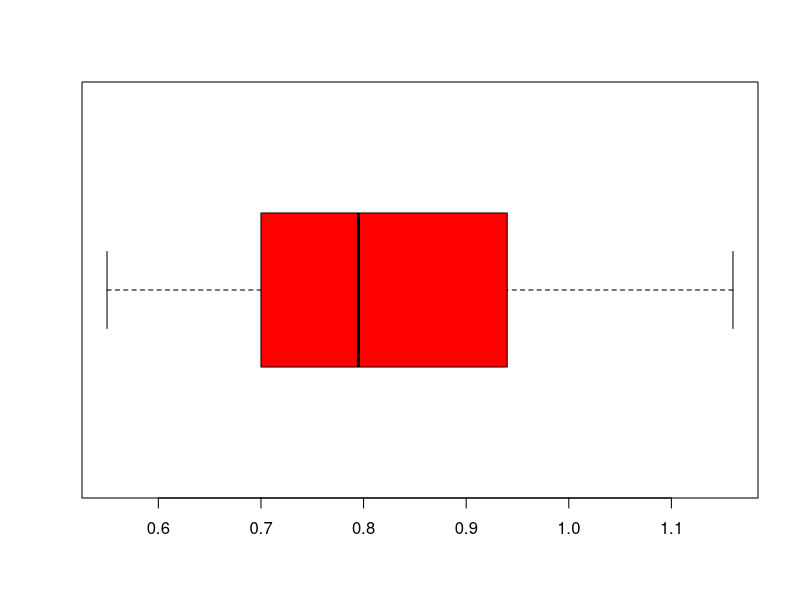
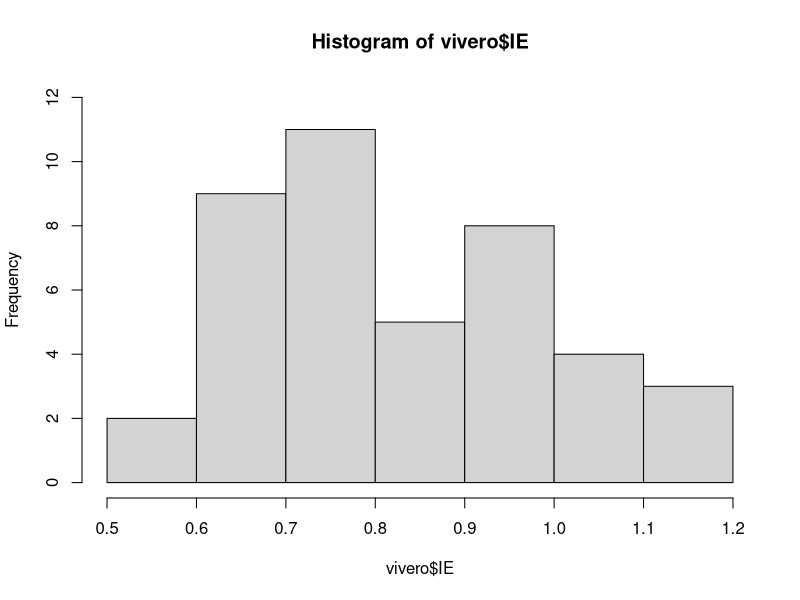

R code for these plots, in order:
# KeyMtz
# 09/02/2022
# Sesion semana 4 Sala de computo 

# Importar datos

# Importar datos ----------------------------------------------------------

vivero <- read.csv("Clases/BD_vivero.csv" , header = TRUE)

#Estadistica descriptiva

# Estadistica descriptiva -------------------------------------------------

#Medidas de tendencia central

mean(vivero$IE)
median(vivero$IE)
range(vivero$IE)
fivenum(vivero$IE)

boxplot(vivero$IE, horizontal = T, col="red")
hist(vivero$IE, ylim = c(0,12))


frec <- table(vivero$IE)
